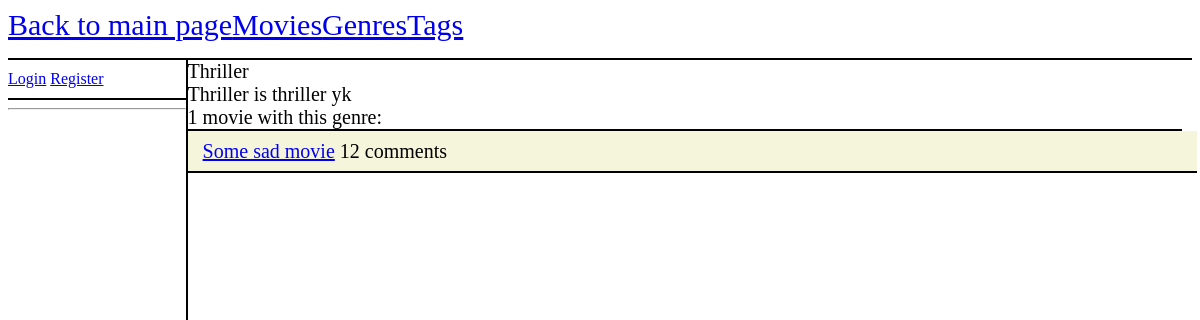
Screenshot of /movies/genre/2/ with the database file from the repository.
### movies/models.py (models this page shows, shortened)
class Genre(models.Model):
    name = models.CharField(max_length=100)
    description = models.TextField(max_length=500)

class Movie(models.Model):
    name = models.CharField(max_length=100)
    description = models.TextField(max_length=500)
    created_at = models.DateTimeField(auto_now_add=True)
    updated_at = models.DateTimeField(auto_now=True)
    created_by = models.ForeignKey(User, on_delete=models.SET_NULL, null=True, related_name='movies_created')
    updated_by = models.ForeignKey(User, on_delete=models.SET_NULL, null=True, related_name='movies_updated')
    public = models.BooleanField(default=False)
    genres = models.ManyToManyField(Genre)
    tags = models.ManyToManyField(Tag)
    image = models.ImageField(default='default-movie.png', upload_to='movie_pics')
    def __str__(self):
        return self.name

### movies/views.py (the view)
# urls.py: path("genre/<int:genre_id>/", views.genre_detail, name="genre_detail"),
def genre_detail(request, genre_id):
    context = {}
    genre = get_object_or_404(Genre, pk=genre_id)
    if request.user.is_staff:
        movies = genre.movie_set.all()
    else:
        movies = genre.movie_set.filter(public = True)
    comment_count = []
    for movie in movies:
        comments = movie.comment_set.all().count()
        comment_count.append(comments)
    context["genre"] = genre
    context["movies"] = movies
    context["comment_count"] = comment_count
    return render(request, "movies/genre_detail.html", context)

### movies/templatetags/movies_extras.py (called while the page is built)
@register.filter(name='zip')
def zip_lists(a, b):
    return zip(a, b)

### movies/templates/movies/genre_detail.html (shortened to what this page needs)
{% extends 'movies/template.html' %}
{% load movies_extras %}
{% block left_panel %}
    <hr/>
{% endblock left_panel %}
{% block content %}
    <div class = "right-panel">
        <div class = "genre-info">
            {{ genre.name }}<br/>
            {{ genre.description }}<br/>
            {{ movies.count }} {% if movies.count == 1 %} movie {% else %} movies {% endif %} with this genre:<br/>
        </div>
        {% for movie, count in movies|zip:comment_count %}
            <div class = "movie">
                <a href="{% url 'movie_detail' movie.id %}">{{ movie }}</a> &nbsp{{count}} {% if count == 1 %} comment {% else %} comments {% endif %}
            </div>
        {% endfor %}
    </div>
{% endblock content %}

### movies/static/styles/main.css (style rules this page uses)
body { background-color: white; }
.right-panel { float:left; width: 84%; height:90%; font-size: 20px; }
.movie, .genre, .tag, .comment { font-size: 20px; min-height:40px; width:100%; border-bottom: 2px solid black; display: flex; align-items: center; padding-left: 15px; }
.movie:nth-child(2n), .genre:nth-child(2n), .tag:nth-child(2n), .comment:nth-child(2n) { background-color: #F5F5DC; }
.movie-info, .genre-info, .tag-info { border-bottom: 2px solid black; }

### rows the page displays
Genre: name "Thriller", description "Thriller is thriller yk"
Movie: name "Some sad movie", count "12"

### other values shown
{{ movies.count }} "1"
